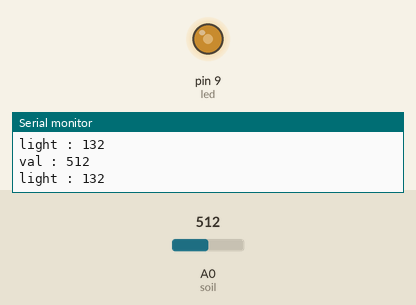
Simulated run of this sketch. Board: Arduino Uno, built with avr-gcc and run on an emulated ATmega328P. Shown: output pins drawn as LEDs (lit = HIGH), the last lines printed to the serial monitor. The test bench sets the inputs (shaded band); at power-on: A0 (soil) = 512.

Above: at 1.2 s.
1.3 s: A0 (soil) set to 716
At 2.5 s:
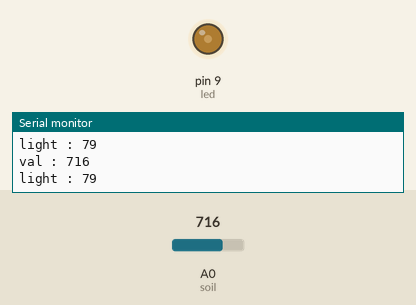
2.8 s: A0 (soil) set to 900
At 4.0 s:
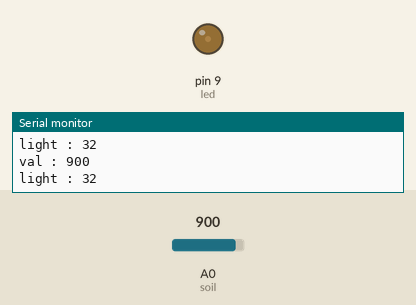
4.3 s: A0 (soil) set to 1023
At 5.5 s:
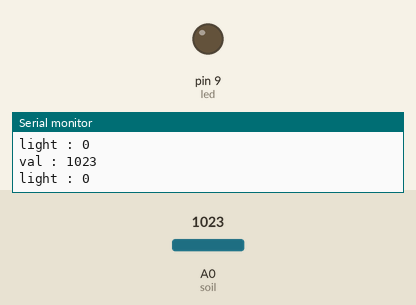
5.8 s: A0 (soil) set to 122
At 7.0 s:
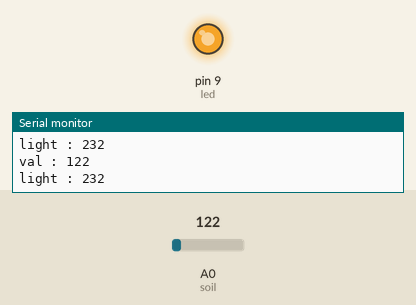
7.3 s: A0 (soil) set to 511
At 8.5 s:
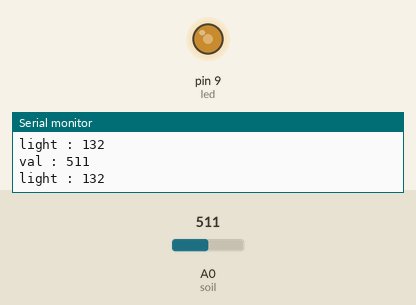
Timing chart, 0 to 9.8 s (numbered marks = the images above; inputs shaded):
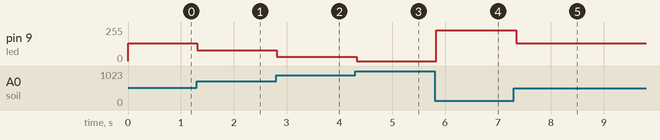

The sketch:

Soil_sensor.ino
```cpp
//int soil = 7;
int soil = A0;
int led = 9;
int val = 0, light = 0;

void setup() {
  pinMode(soil, INPUT);
  pinMode(led, OUTPUT);
  Serial.begin(9600);

}

void loop() {
  //val = digitalRead(soil);
  val = analogRead(soil);
  light = map(val, 30, 1023, 255, 0);
  Serial.print("val : ");
  Serial.println(val);
  Serial.print("light : ");
  Serial.println(light);
  analogWrite(led,light);
  delay(100);


}
```

Measured:
- after the input at 1.3 s, pin 9 (led): 132/255 → 79/255 at once
- after the input at 2.8 s, pin 9 (led): 79/255 → 32/255 at once
- after the input at 4.3 s, pin 9 (led): 32/255 → 0/255 at once
- after the input at 5.8 s, pin 9 (led): 0/255 → 232/255 at once
- after the input at 7.3 s, pin 9 (led): 232/255 → 132/255 after 0.05 s
